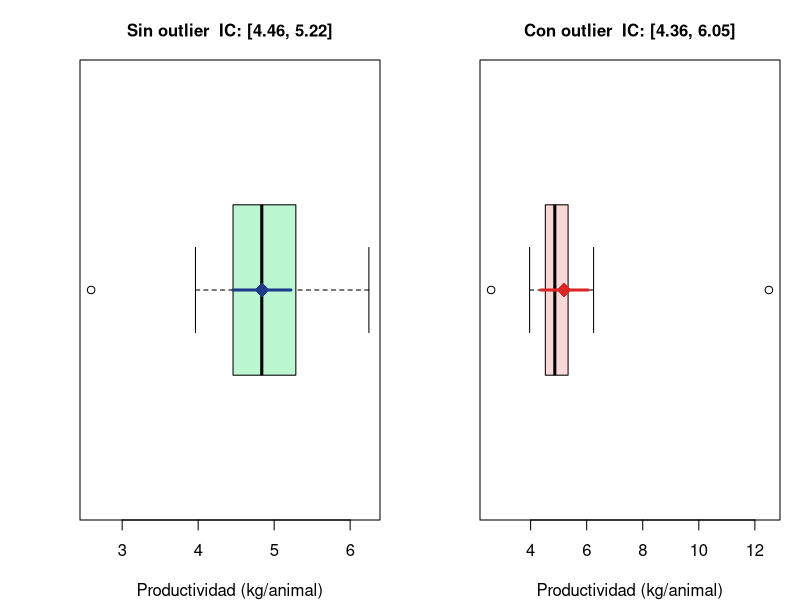

This chart was generated by the following R code:
## ---- chunk 1
#| echo: false
#| fig-width: 11
#| fig-height: 4.0
#| fig-align: center
set.seed(8)
x_normal  <- rnorm(20, mean=5, sd=0.8)
x_outlier <- c(x_normal, 12.5)   # un outlier extremo

par(mfrow=c(1,2), mar=c(4, 4, 3, 1), family="sans")

# Sin outlier
ic1 <- mean(x_normal) + c(-1,1)*qt(0.975,length(x_normal)-1)*
       sd(x_normal)/sqrt(length(x_normal))
boxplot(x_normal, horizontal=TRUE, col="#bbf7d0",
        main=paste0("Sin outlier  IC: [",round(ic1[1],2),", ",round(ic1[2],2),"]"),
        xlab="Productividad (kg/animal)", cex.main=1.0)
segments(ic1[1],1,ic1[2],1, col="#1e3a8a", lwd=3)
points(mean(x_normal),1,pch=18,cex=2,col="#1e3a8a")

# Con outlier
ic2 <- mean(x_outlier) + c(-1,1)*qt(0.975,length(x_outlier)-1)*
       sd(x_outlier)/sqrt(length(x_outlier))
boxplot(x_outlier, horizontal=TRUE, col="#fad8d8",
        main=paste0("Con outlier  IC: [",round(ic2[1],2),", ",round(ic2[2],2),"]"),
        xlab="Productividad (kg/animal)", cex.main=1.0)
segments(ic2[1],1,ic2[2],1, col="#dc2626", lwd=3)
points(mean(x_outlier),1,pch=18,cex=2,col="#dc2626")

cat("Amplitud sin outlier:", round(diff(ic1),3), "\n")
cat("Amplitud con outlier:", round(diff(ic2),3), "\n")
